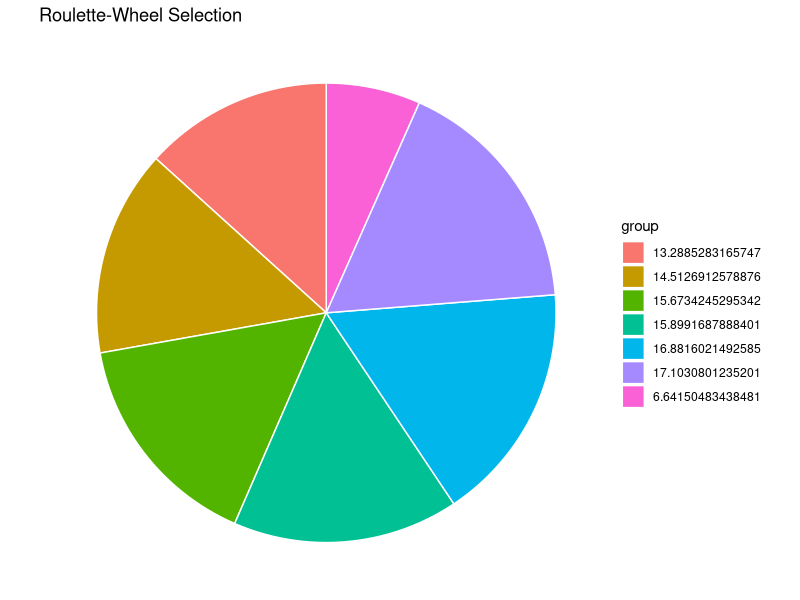

Recreate this plot in R. (Note: this script raises an error after producing the figure.)
library(ggplot2) # import library for data visualization

phi <- function(x, y) exp(-0.5 * (x ** 2) + (y ** 2))

# some value of phi(x,y) for 0 <= x = y <= 0.5
phi(seq(0, 0.5, 0.05), seq(0, 0.5, 0.05))

xgen <- runif(7, min = -1, max = 1)
ygen <- runif(7, min = -1, max = 1)
popdf <- data.frame("xgenotype" = xgen, "ygenotype" = ygen, "fitness" = phi(xgen, ygen))
popdf

dd <- transform(popdf, fitness = factor(popdf$fitness))
popdfsorted <- dd[ do.call(order, dd["fitness"]), ]
popdfsorted

SIGMA <- sum(popdf$fitness)
popdfsorted["pvalue"] <- phi(popdfsorted$xgenotype, popdfsorted$ygenotype) / SIGMA
popdfsorted

# Create Data
data <- data.frame(
    group=paste(popdfsorted$pvalue * 100),
    value= popdfsorted$pvalue
)

# Basic piechart
ggplot(data, aes(x="", y=value, fill=group)) +
    geom_bar(stat="identity", width=1, color="white") +
    coord_polar("y", start=0) +
    theme_void() + ggtitle("Roulette-Wheel Selection")

# Create roulette-wheel function
roulette <- function(popdframe) {
    rouletteWheel <- runif(1, min = min(popdframe$pvalue), 
                           max = max(popdframe$pvalue))
    if (rouletteWheel > 0 && rouletteWheel <= popdframe$pvalue[1]) {
        parent <- c(popdframe$xgenotype[1], popdframe$ygenotype[1])
    } else if (rouletteWheel > popdframe$pvalue[1] && rouletteWheel <= popdframe$pvalue[2]) {
        parent <- c(popdframe$xgenotype[2], popdframe$ygenotype[2])
    } else if (rouletteWheel > popdframe$pvalue[2] && rouletteWheel <= popdframe$pvalue[3]) {
        parent <- c(popdframe$xgenotype[3], popdframe$ygenotype[3])
    } else if (rouletteWheel > popdframe$pvalue[3] && rouletteWheel <= popdframe$pvalue[4]) {
        parent <- c(popdframe$xgenotype[4], popdframe$ygenotype[4])
    } else if (rouletteWheel > popdframe$pvalue[4] && rouletteWheel <= popdframe$pvalue[5]) {
        parent <- c(popdframe$xgenotype[5], popdframe$ygenotype[5])
    } else if (rouletteWheel > popdframe$pvalue[5] && rouletteWheel <= popdframe$pvalue[6]) {
        parent <- c(popdframe$xgenotype[6], popdframe$ygenotype[6])
    } else if (rouletteWheel > popdframe$pvalue[6] && rouletteWheel <= popdframe$pvalue[7]) {
        parent <- c(popdframe$xgenotype[7], popdframe$ygenotype[7])
    }
    # print(rouletteWheel)
    return(parent)
}

# Select two chromosome
selection <- function(popdataframe) {
    stparents <- roulette(popdataframe)
    ndparents <- roulette(popdataframe)
    chromosomes <- matrix(c(stparents, ndparents),
                          nrow = 2, ncol = 2, byrow = TRUE)
    return(chromosomes)
}

# Crossover: PBX-\alpha method
pbxalpha <- function(selMat, constAlpha, stDomain, ndDomain) {
    stI <- abs(selMat[1, 1] - selMat[2, 1])
    ndI <- abs(selMat[1, 2] - selMat[2, 2])
    p11 <- max(stDomain[1], min(selMat[1, 1], selMat[2, 1]) - (constAlpha * stI))
    p12 <- min(stDomain[2], max(selMat[1, 1], selMat[2, 1]) + (constAlpha * stI))
    p21 <- max(ndDomain[1], min(selMat[1, 2], selMat[2, 2]) - (constAlpha * ndI))
    p22 <- min(ndDomain[2], max(selMat[1, 2], selMat[2, 2]) + (constAlpha * ndI))
    crossover <- matrix(c(p11, p12, p21, p22), nrow = 2, ncol = 2, byrow = TRUE)
    return(crossover)
}
offspring <- pbxalpha(selectedMatrix, runif(1, min = 0.01, max = 0.99), 
                      stDomain = c(0.01, 0.99), ndDomain = c(0.01, 0.99))
offspring

# Mutation function
computedGamma <- function(tCurrent, tMax, constBeta) (1 - (tCurrent / tMax)) ** constBeta
computedDelta <- function(theDomain, theVar, constGamma) {
    deltaVect <- c()
    for (i in seq(1, 2)) {
        drawProbability <- runif(1)
        stOutcome <- (theDomain[1] - theVar[i]) * (1 - runif(1)) ** constGamma
        ndOutcome <- (theDomain[2] - theVar[i]) * (1 - runif(1)) ** constGamma
        ifelse(drawProbability == (1 / 2),
               deltaVect <- append(deltaVect, stOutcome),
               deltaVect <- append(deltaVect, ndOutcome))
    }
    return(deltaVect)
}
mutation <- function(varDelta, varX) varDelta + varX

# is mutation occur? function
ismutate <- function(toOffspring, mutationProbability, maxgeneration) {
    mutationChance <- runif(1)
    if (mutationChance < MUTATIONRATE) {
        compGamma <- computedGamma(tCurrent = 1, tMax = maxgeneration, constBeta = 3)
        stCompDelta <- computedDelta(theDomain = c(0.01, 0.99), 
                                     theVar = offspring[1,], constGamma = compGamma)
        ndCompDelta <- computedDelta(theDomain = c(0.01, 0.99), 
                                     theVar = offspring[2,], constGamma = compGamma)
        stCompMutation <- mutation(stCompDelta, offspring[1,])
        ndCompMutation <- mutation(ndCompDelta, offspring[2,])
        compMutation <- matrix(c(stCompMutation, ndCompMutation),
                               nrow = 2, ncol = 2, byrow = TRUE)
        return(compMutation)
    } else {
        return(offspring)
    }
}


# Define the constant
NP <- 7
MAXGENERATION <- 50
MUTATIONRATE <- 0.3
STDOMAIN <- c(-0.99, 0.99)
NDDOMAIN <- c(-0.99, 0.99) 

# Repeat the process until stop criterea is found
generations[[1]] <- popdf
for (numberGeneration in seq(1, MAXGENERATION)) {
    xgenvect <- c()
    ygenvect <- c()
    while (length(xgenvect) < NP) {
        # Config the population
        workingPopulation <- generations[[numberGeneration]]
        dd <- transform(workingPopulation, 
                        fitness = factor(workingPopulation$fitness))
        workingPopulationSorted <- dd[ do.call(order, dd["fitness"]), ]
        
        SIGMA <- sum(workingPopulation$fitness)
        workingPopulationSorted["pvalue"] <- phi(workingPopulationSorted$xgenotype, workingPopulationSorted$ygenotype) / SIGMA
        
        # Selection
        selectIndividu <- selection(workingPopulationSorted)
        
        # Crossover
        getOffspring <- pbxalpha(selectIndividu,
                                 constAlpha = runif(1, min = 0.01, max = 0.99),
                                 stDomain = STDOMAIN, ndDomain = NDDOMAIN)
        # Mutation
        getOff <- ismutate(toOffspring = getOffspring,
                           mutationProbability = MUTATIONRATE,
                           maxgeneration = MAXGENERATION)
        
        # calculation the fitness by using the objective function
        stCalc <- phi(getOff[1, 1], getOff[1, 2])
        ndCalc <- phi(getOff[2, 1], getOff[2, 2])
        if (stCalc > ndCalc) {
            xgenvect <- append(xgenvect, getOff[1, 1])
            ygenvect <- append(ygenvect, getOff[1, 2])
        } else {
            xgenvect <- append(xgenvect, getOff[2, 1])
            ygenvect <- append(ygenvect, getOff[2, 2])
        }
    }
    getNewPopulation <- data.frame("xgenotype" = xgenvect,
                                   "ygenotype" = ygenvect,
                                   "fitness" = phi(xgenvect, ygenvect))
    generations[[numberGeneration + 1]] <- getNewPopulation
}

# print the last 10 generation
for (n in seq(MAXGENERATION - 10, MAXGENERATION)) {
    print(n)
    print(generations[[n]])
}
